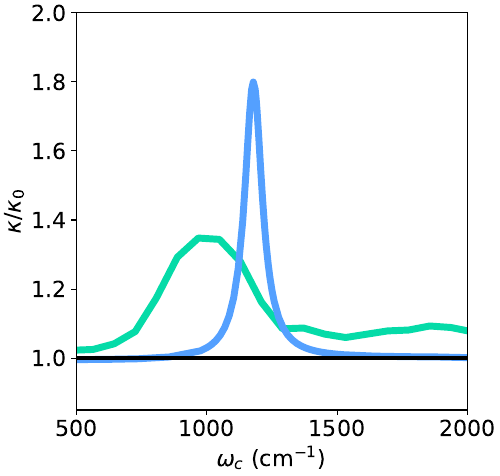

Here is the Python script that generated this plot:
from numpy import kron as ꕕ
from matplotlib import cm as colm
import numpy as np
import matplotlib.pyplot as plt
plt.rcParams.update({'font.size': 16})


width= 5
aspect_ratio= 1.05
fig_size = (width, width / aspect_ratio)
plt.figure(figsize=fig_size, constrained_layout=True)

color = ['#ef5777', '#48dbfb', '#8854d0', '#079992', '#e58e26',"#ff9ff3"]

def plot_curve(filename, label, scalefactor, c = 'black'):
    data = np.genfromtxt(filename)
    plt.plot(data[:, 0], data[:, 4]/scalefactor, label = label, c = c, lw = 5)
fold = "./cavity_scan/model_1000/alpha_0.1/cavity_loss/eta_dependence"

data_no_cav = np.genfromtxt(f"fig2d_rates_1000_no_cavity.out")
plt.xlim(500, 2000)
plt.xlabel(r'$\omega_c$ $(\mathrm{cm}^{-1})$')
plt.ylabel(r'$\kappa /\kappa_0$')

gledat = np.loadtxt("fig2e_classical.txt")
plt.plot(gledat[:,0] * 8066,gledat[:,1]/0.076, c = '#05dba8', lw = 5.0)

#plot_curve(f"{fold}/rates_1000_eta_0.005_lifetime_1000.out", r'$\eta=5\times10^{-3}$', data_no_cav[0, 4], '#B9B4FF')
plot_curve(f"fig2d_rates_1000_eta_0.00125_lifetime_100.out", r'$\eta=2.5\times10^{-3}$', data_no_cav[0, 4], c ='#54a0ff')
#plot_curve(f"{fold}/rates_1000_eta_0.00125_lifetime_1000.out", r'$\eta=1.25\times10^{-3}$', data_no_cav[0, 4], c = '#ffb854')
#plot_curve(f"{fold}/rates_1000_eta_0.000625_lifetime_1000.out", r'$\eta=6.25\times10^{-4}$', data_no_cav[0, 4], c = '#05dba8')
#plot_curve(f"{fold}/rates_1000_eta_0.0003125_lifetime_1000.out", r'$\eta=3.125\times10^{-4}$', data_no_cav[0, 4], c = '#009ce6')
#plt.legend()


plt.plot([500, 2000], [1, 1], 'k', lw = 3, label='no cavity')




plt.ylim(0.85,2.0)

plt.savefig('fig2e.pdf')